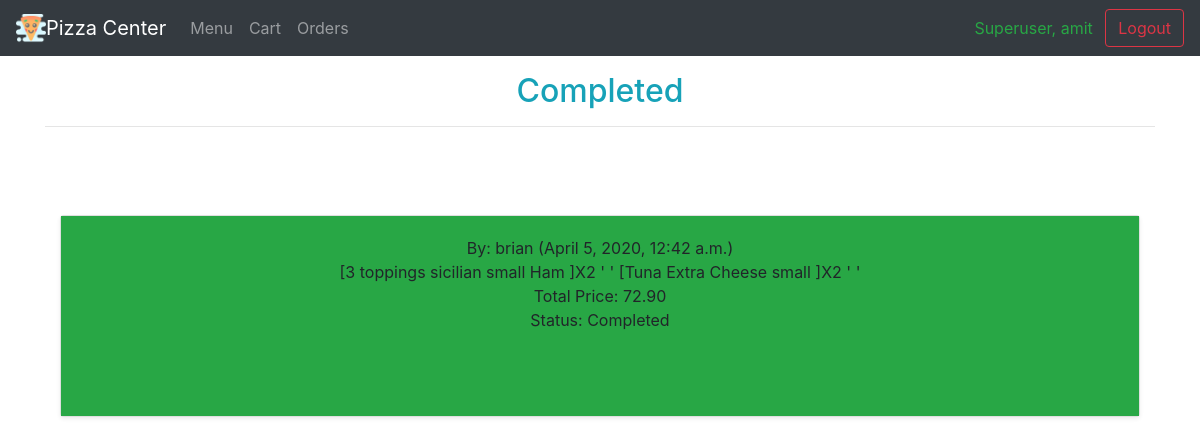
Screenshot of /order (signed in) with the database file from the repository.
### orders/models.py (models this page shows, shortened)
class Placed_Order(models.Model):
    detail = models.TextField()
    orderedby = models.ForeignKey(User, on_delete=models.CASCADE)
    time = models.DateTimeField()
    status = models.CharField(max_length=50)
    totalprice = models.DecimalField(max_digits=8, decimal_places=2)

### orders/views.py (the view)
# urls.py: path('order', views.order, name="order"),
@login_required
def order(request):
    if request.user.is_superuser:
        orderspro = Placed_Order.objects.filter(status="In Progress")
        orderscom = Placed_Order.objects.filter(status="Completed")
    else:
        orderspro = Placed_Order.objects.filter(
            status="In Progress", orderedby=request.user)
        orderscom = Placed_Order.objects.filter(
            status="Completed", orderedby=request.user)
    context = {
        "orderspro": orderspro,
        "orderscom": orderscom
    }
    return render(request, 'orders/order.html', context)

### orders/templates/orders/order.html (shortened to what this page needs)
{% extends 'orders/base.html' %}
{% block body %}
<br><br><br>
<div class="container text-center">
	{% if orderscom %}
	<h2 class="text-info text-center">Completed</h2>
	<hr>
	<br>
	<div class="album py-5">
		<div class="container">
			<div class="row">
				{% for order in orderscom %}
				<div class="col-md-12">
					<div class="card mb-4 shadow-sm">
						<div class="card-body bg-success">
							<p class="card-text" align="center">
								By: {{order.orderedby}}  ({{order.time}})
								<br>
								{{order.detail}}
								<br>
								Total Price: {{order.totalprice}}
								<br>
								Status: {{order.status}}
							</p>
							<br><br>
						</div>
					</div>
				</div>
				{% endfor %}
				<br><br>
			</div>
		</div>
	</div>
	{% else %}
	<h4>No Order Completed!</h4>
	<a href="{% url 'menu' %}">
		<button class="btn btn-outline-success my-2 my-sm-0">Add Item</button>
	</a>
	{% endif %}
</div>
{% endblock %}

### orders/templates/orders/base.html (shortened to what this page needs)
<!doctype html>
{% load static %}
<html lang="en">
<head>
  <link rel="stylesheet" href="https://stackpath.bootstrapcdn.com/bootstrap/4.4.1/css/bootstrap.min.css">
</head>
<body>
  <header>
    <nav class="navbar navbar-expand-md navbar-dark fixed-top bg-dark">
      <img src="{% static 'orders/logo.png' %}" height="30px">
      <a class="navbar-brand" href="{% url 'home' %}">Pizza Center</a>
      <div class="collapse navbar-collapse" id="navbarCollapse">
        <ul class="navbar-nav mr-auto">
          <li class="nav-item">
            <a class="nav-link" href="{% url 'menu' %}">Menu</a>
          </li>
          <li class="nav-item">
            <a class="nav-link" href="{% url 'cart' %}">Cart</a>
          </li>
          <li class="nav-item">
            <a class="nav-link" href="{% url 'order' %}">Orders</a>
          </li>
        </ul>
        {% if user.is_superuser %}
        <div class="mr-sm-2 text-success">Superuser, {{user.username}}</div> &nbsp
        <a href="{% url 'logoutuser' %}">
          <button class="btn btn-outline-danger my-2 my-sm-0">Logout</button>
        </a>
        {% elif user.is_authenticated %}
        <div class="mr-sm-2 text-success">Hello, {{user.username}}</div> &nbsp
        <a href="{% url 'logoutuser' %}">
          <button class="btn btn-outline-danger my-2 my-sm-0">Logout</button>
        </a>
        {% endif %}
      </div>
    </nav>
  </header>
  <main role="main">
    {% block body %} {% endblock %}
  </main>
</body>
</html>

### rows the page displays
Placed_Order: orderedby "brian", time "April 5, 2020, 12:42 a.m.", detail "[3 toppings sicilian small Ham ]X2 ' ' [Tuna Extra Cheese small ]X2 ' '", totalprice "72.90", status "Completed"

### other values shown
{{ user.username }} "amit"
